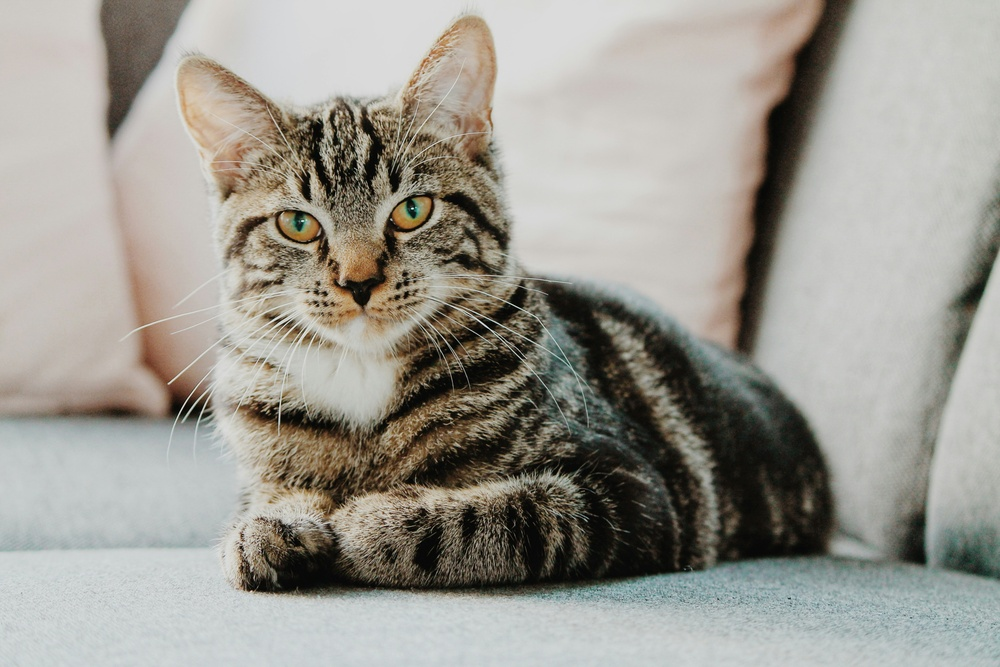
#> input picture html/rsc/src/400_OpenCV (OpenCV 파이썬)/ch_06_pixel/example.jpg, 1000 x 667 px, shrunk from 4272 x 2848 before the run
$ jupyter execute '0440_컬러공간_RGB_HSV 변환 (OpenCV).ipynb'
#> lines starting #> are read from the running program, lines starting #| are printed output that depends on the picture
[cell 1]
import cv2, numpy as np, matplotlib.pyplot as plt

# 1. 이미지 읽기
image_bgr = cv2.imread('example.jpg')
#> image_bgr is the input picture: shape (667, 1000, 3); mean B, G, R 146, 153.8, 156.3

# BGR 채널을 RGB 채널로 변환
image_rgb = cv2.cvtColor(image_bgr, cv2.COLOR_BGR2RGB)

# 2. HSV로 변환
image_hsv = cv2.cvtColor( image_rgb, cv2.COLOR_BGR2HSV)
#> image_hsv: shape (667, 1000, 3); mean H, S, V 78.6, 35.6, 158.7

# 3. HSV 채널 분리
h_channel, s_channel, v_channel = cv2.split(image_hsv)
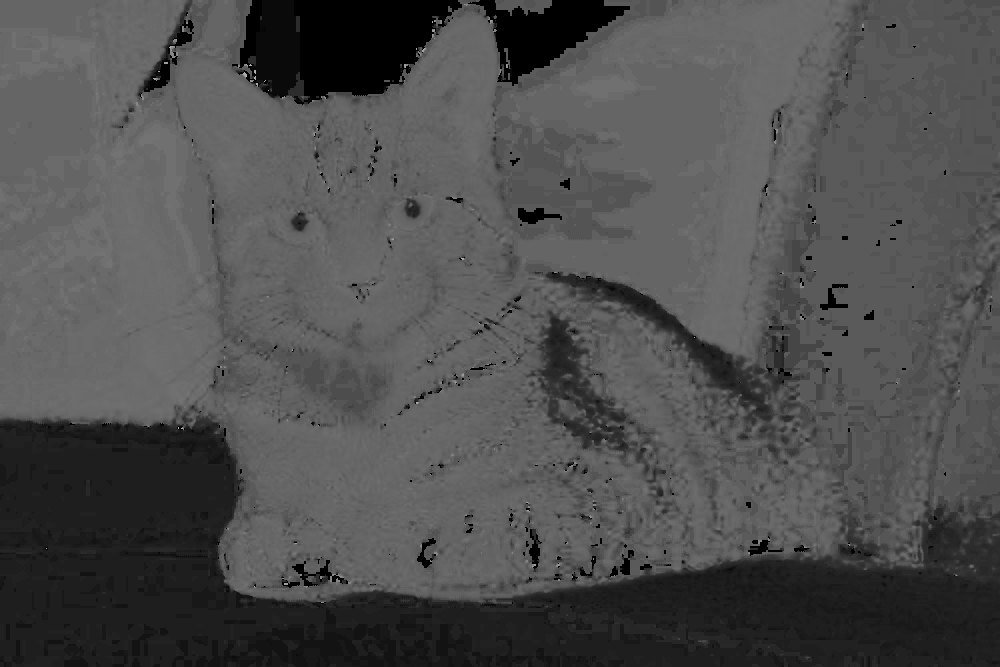
#> h_channel: shape (667, 1000); min 0, max 175, mean 78.6
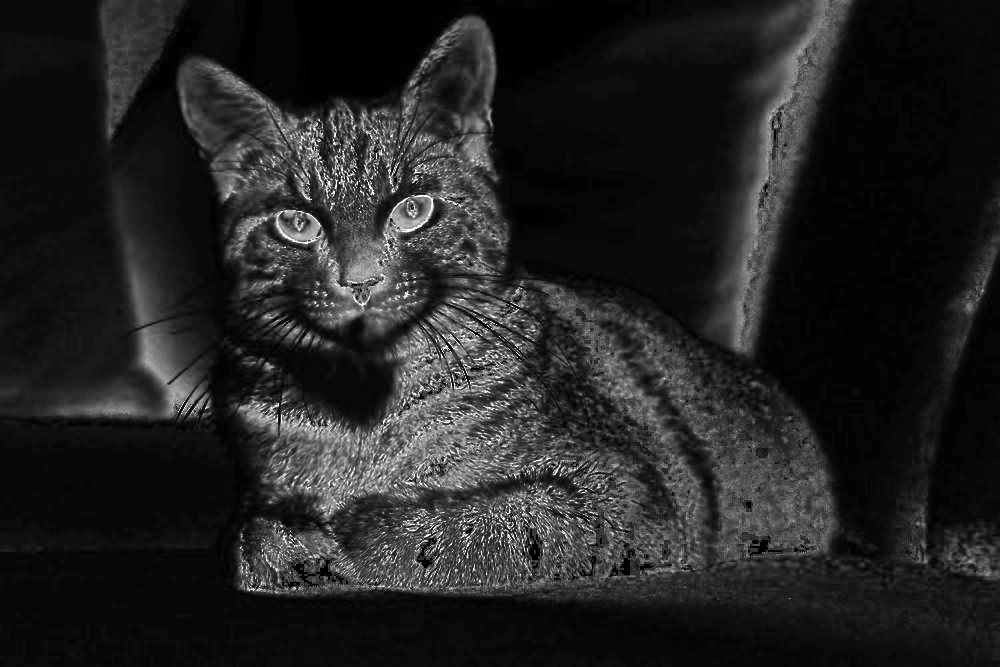
#> s_channel: shape (667, 1000); min 0, max 255, mean 35.6
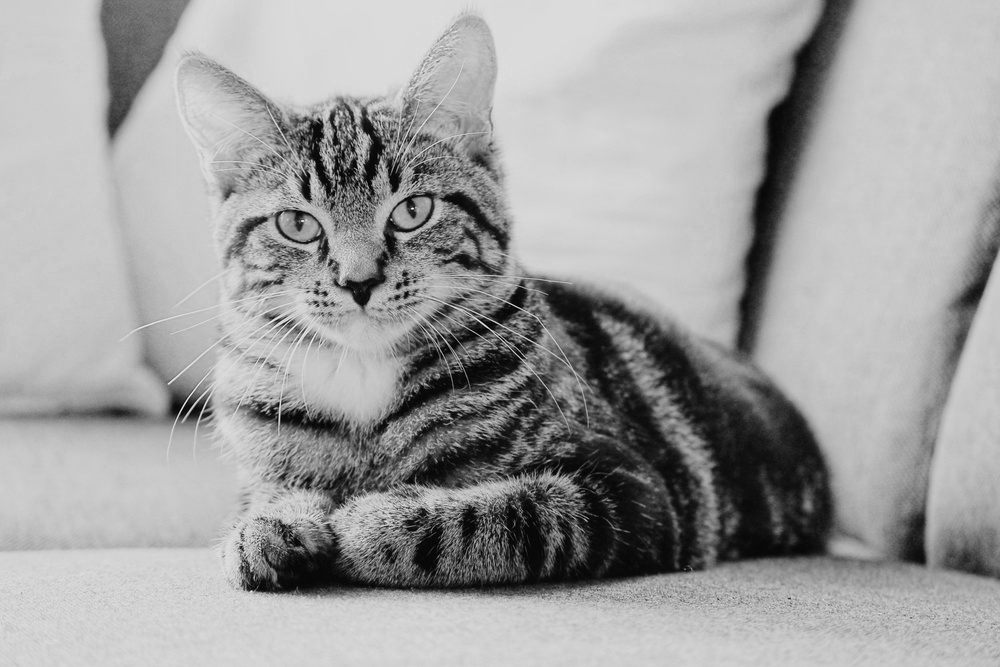
#> v_channel: shape (667, 1000); min 0, max 255, mean 158.7

# 4. 레이아웃 정의
rows, cols = 2, 2 # 행 열
chart_idx = 0

# 5. 시각화
plt.figure(figsize=(4*cols, 3*rows))

# 원본 이미지
plt.subplot(rows, cols, chart_idx := chart_idx + 1 )
plt.imshow(image_rgb)
plt.title("Original Image (RGB)")
plt.axis('off')

# H 채널
plt.subplot(rows, cols, chart_idx := chart_idx + 1)
plt.imshow(h_channel, cmap='hsv' )
plt.title("Hue Channel (H)")
plt.axis('off')

# S 채널
plt.subplot(rows, cols, chart_idx := chart_idx + 1)
plt.imshow(s_channel, cmap='gray' )
plt.title("Saturation Channel (S)")
plt.axis('off')

# V 채널
plt.subplot(rows, cols, chart_idx := chart_idx + 1)
plt.imshow(v_channel, cmap='gray' )
plt.title("Value Channel (V)")
plt.axis('off')

plt.tight_layout()
plt.show()
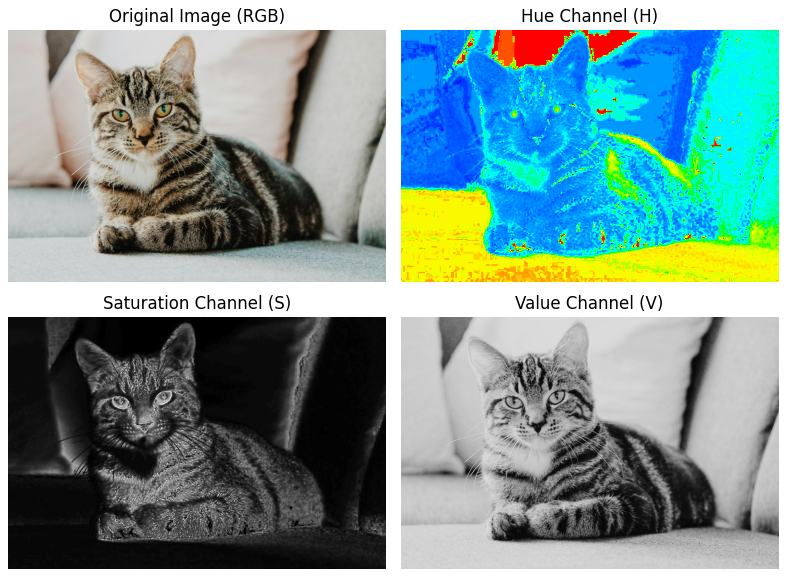
#> figure drawn by matplotlib, 4 panels
